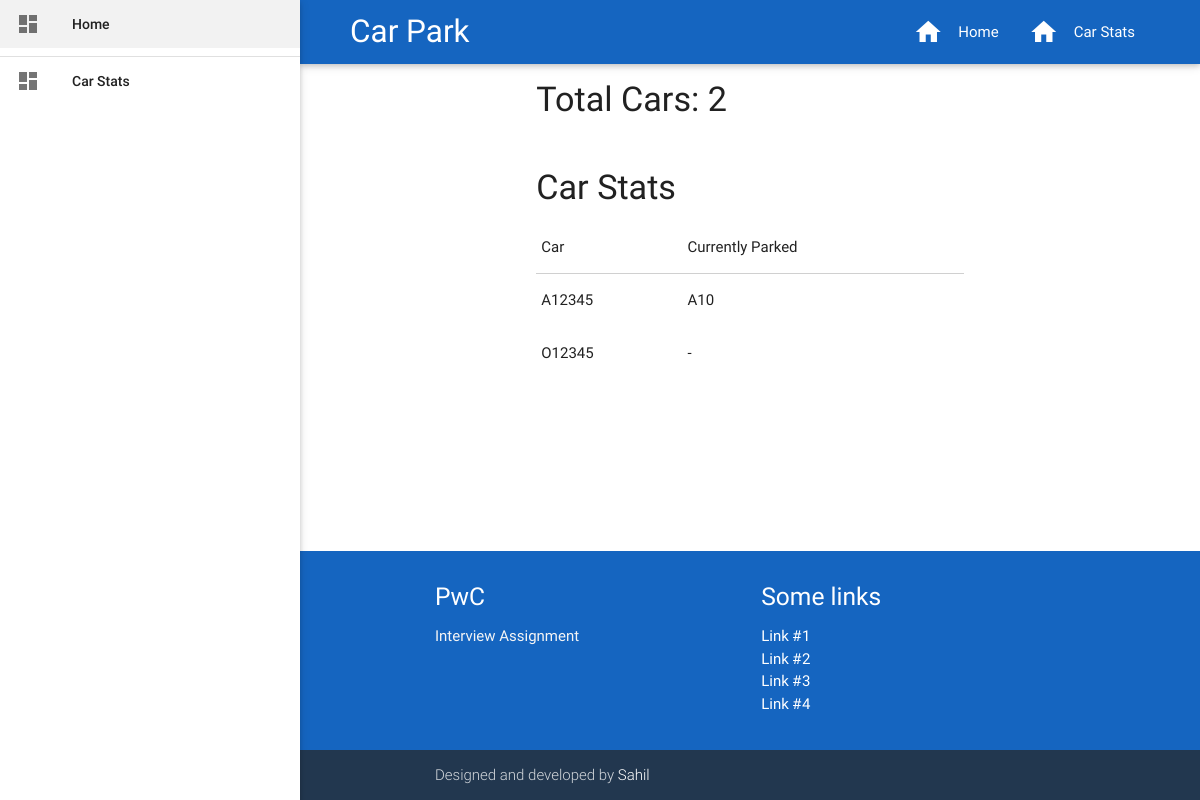
Page /stats/ on the earlier database version.
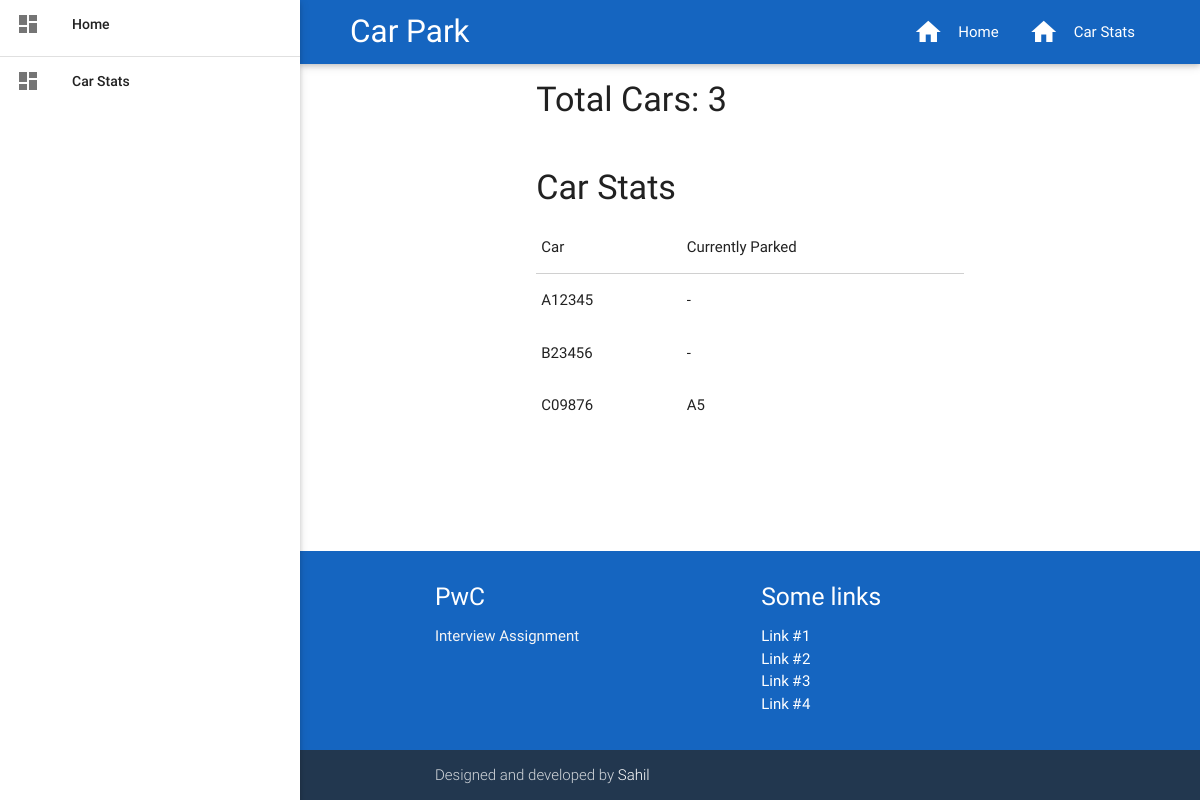
Same page on the later database version.
### parking_lot/models.py (models this page shows, shortened)
class Car(models.Model):
    license_no = models.CharField(max_length=6, unique=True)
    in_time = models.DateTimeField(auto_now_add=True)
    out_time = models.DateTimeField(auto_now_add=False, blank=True, null=True)
    parking_space = models.OneToOneField(ParkingSpace, blank=True, null=True, on_delete=models.CASCADE)

class ParkingSpace(models.Model):
    space = models.IntegerField()
    level = models.CharField(max_length=1)
    parking_lot = models.ForeignKey(ParkingLot, on_delete=models.CASCADE)
    occupied = models.BooleanField(default=False)
    def __str__(self):
        return "{0}{1}".format(self.level, self.space)

### parking_lot/views.py (the view)
# urls.py: url(r'^stats/$', views.car_stats, name='car_stats'),
def car_stats(request):
    context_dict = {}
    context_dict['total_cars'] = Car.objects.all().count()
    context_dict['cars'] = Car.objects.all()
    return render(request, 'parking_lot/cars.html', context_dict)

### parking_lot/templates/parking_lot/cars.html (shortened to what this page needs)
{% extends 'parking_lot/base.html' %}
{% load static %}
{% block main_block %}
    <div class="row">
        <div class="col s12 offset-m3 m6 offset-l3 l6">
            <h4>Total Cars: {{ total_cars }}</h4>
        </div>
    </div>
    <div class="row">
        <div class="col s12 offset-m3 m6 offset-l3 l6">
            <h4>Car Stats</h4>
            <table>
                <thead>
                    <td>Car</td>
                    <td>Currently Parked</td>
                </thead>
                <tbody>
                    {% for car in cars %}
                        <tr>
                            <td>{{ car.license_no }}</td>
                            <td>{% if car.parking_space %} {{ car.parking_space }} {% else %} - {% endif %}</td>
                        </tr>
                    {% endfor %}
                </tbody>
            </table>
        </div>
    </div>
{% endblock %}

Differences in the rows shown:
removed Car: license_no "A12345", parking_space "A10"
removed Car: license_no "O12345"
added Car: license_no "A12345"
added Car: license_no "B23456"
added Car: license_no "C09876", parking_space "A5"
Other differences:
{{ total_cars }}: "2" → "3"
